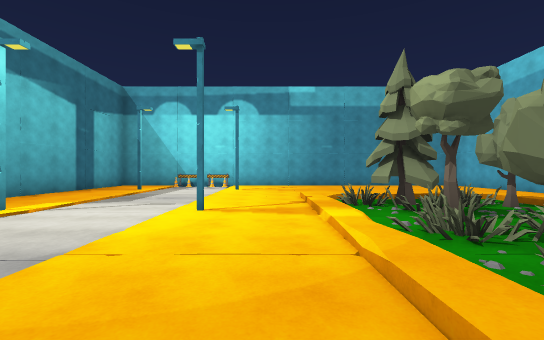
[1] (above)

20 first-person views from a walk through a Unity game level. The camera is 1.4 m above the floor, looks level and sees 90° across. Doors are open. The floor is counted in squares, 2 m on a side. Each view is taken from the middle of a square. On the plan, view 1 faces up. The plan holds only what a view shows up to about 9 squares ahead; the rest is blank. The place goes on beyond the plan. Some animated figures are left out.

[2]
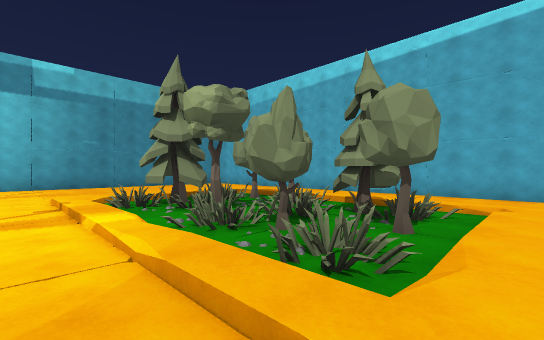

[3]
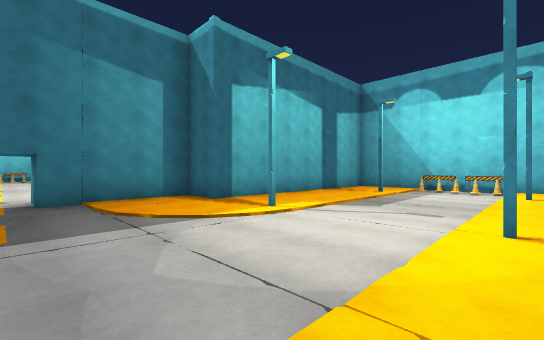

[4]
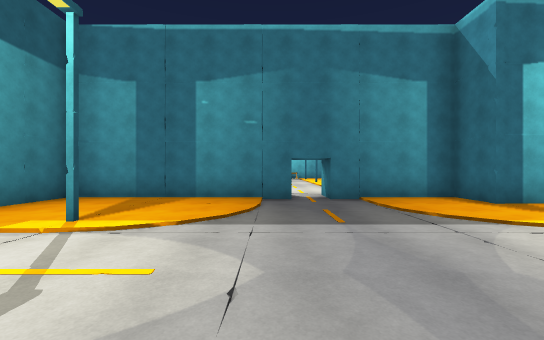

[5]
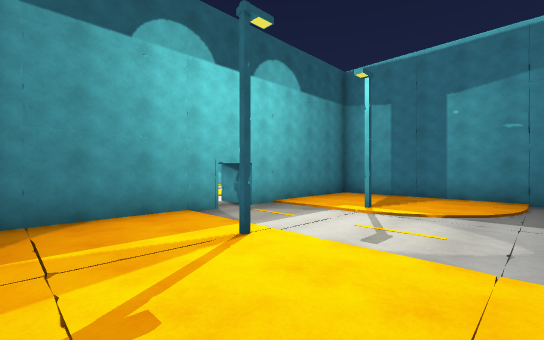

[6]
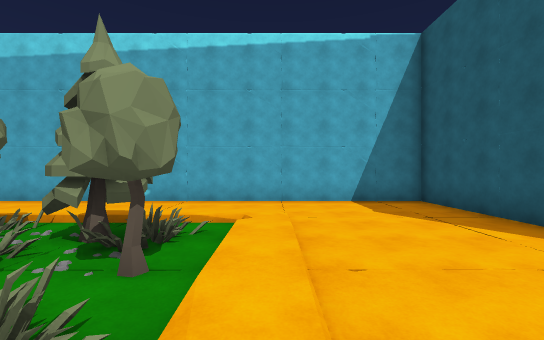

[7]
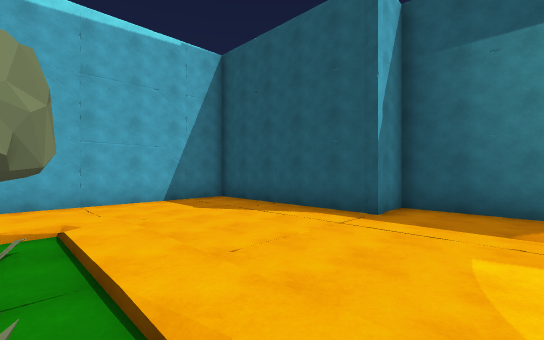

[8]
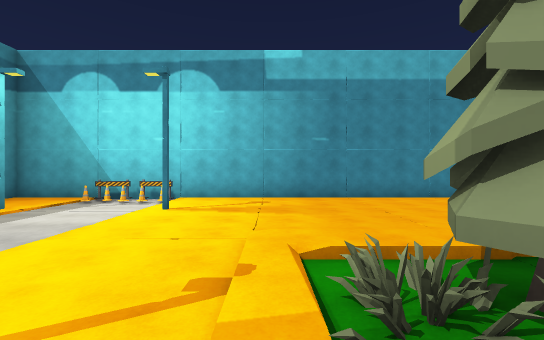

[9]
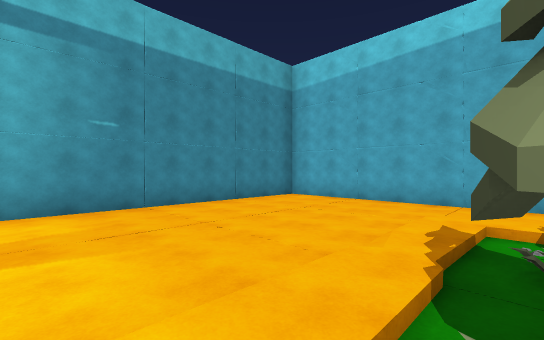

[10]
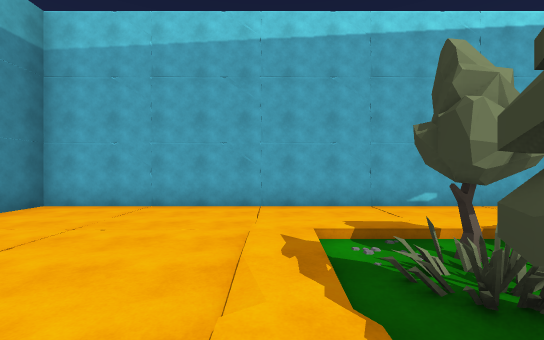

[11]
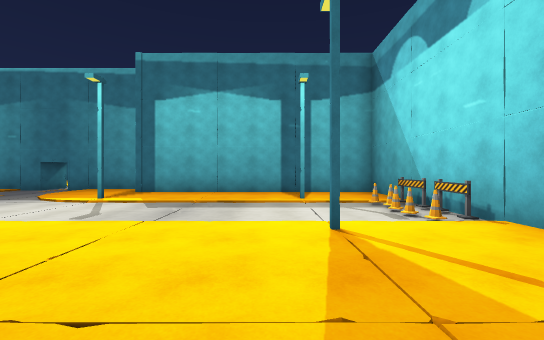

[12]
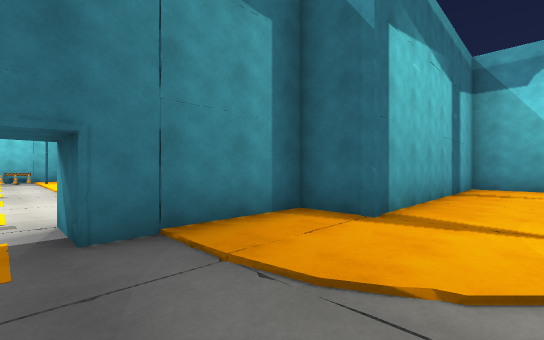

[13]
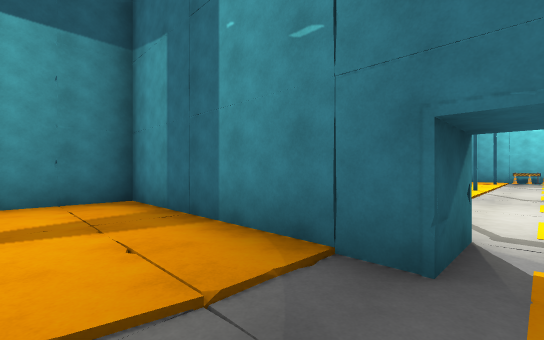

[14]
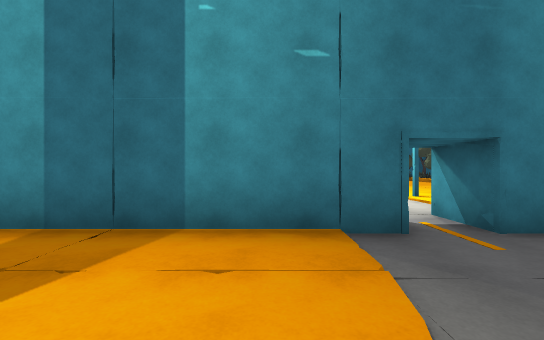

[15]
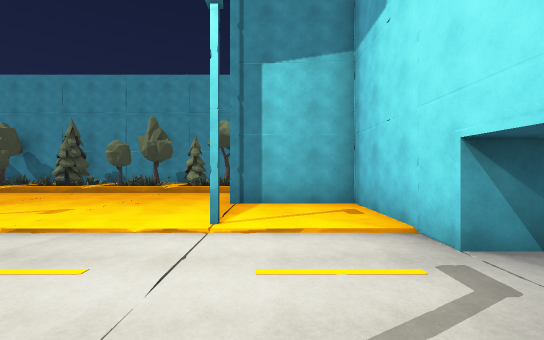

[16]
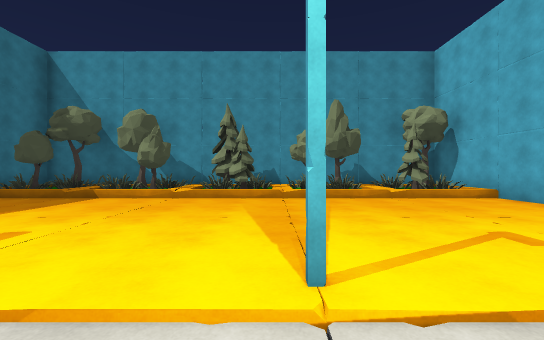

[17]
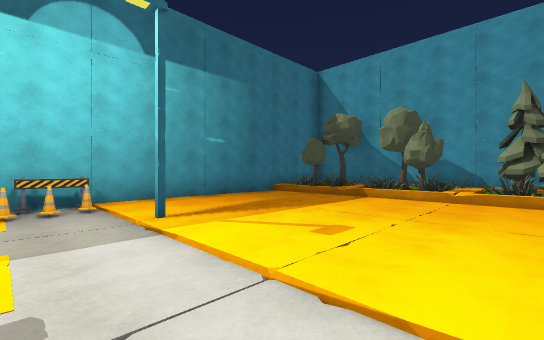

[18]
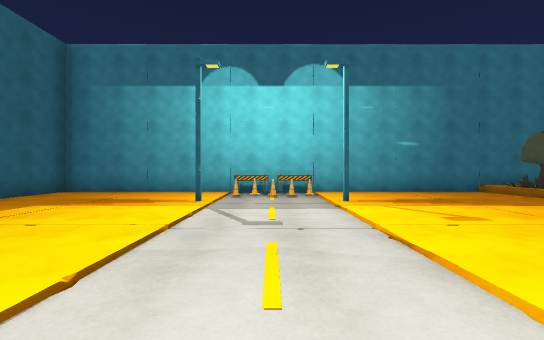

[19]
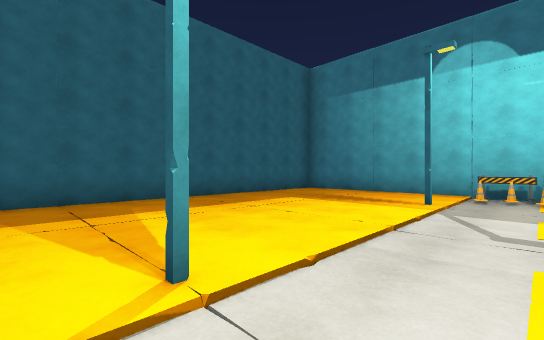

[20]
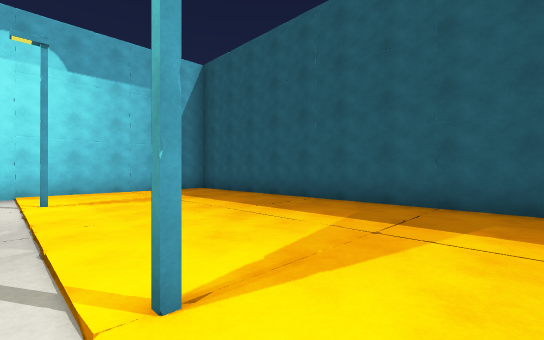

### Floor plan
Key: @ floor where view 1 was taken; # wall or solid block; . main floor; : floor 0.25 m higher than the main floor; / step, stairs or slope; T tree; L lamp; B barrier; C cone; O other object.
Columns run from 25 left of view 1 to 9 right of it. Each row starts with its distance up from view 1.
 13                   ####  ###########
 12                   #..#BB..........#
 11                   #..OOC..........#
 10  ##############   #.L...L.........#
  9  #TOT#TT##T#T/#   #...............#
  8 ##TO:TOTTT:TT/#   #......././../..#
  7 #.O//////O////#   #.......//////..#
  6 #.............#   #......./TT.//..#
  5 #.............#####.L...L./TTTT...#
  4 #...............##......../TOTO...#
  3 #..L../.L....L..##...../../TOTO/..#
  2  BC.../..../....##...../../O.TT/..#
  1  #C......................./.T.//..#
  0  BO.............##.......@//////..#
 -1 #..L....L....L..##.......././.....#
 -2 #...............##...../..........#
 -3 #...............##..L../L.........#
 -4 #............... #...........######
 -5 #............... #...........#
 -6 ################ #####.#######

Where each view was taken, in squares from view 1:
view 1: 0 up, 0 right, facing up
view 2: 0 up, 0 right, facing up-right
view 3: 1 up, 1 left, facing up-left
view 4: 0 up, 1 left, facing left
view 5: 0 up, 1 right, facing down-left
view 6: 0 up, 1 right, facing right
view 7: 1 up, 1 right, facing down-right
view 8: 4 up, 1 right, facing up
view 9: 6 up, 1 right, facing up-right
view 10: 7 up, 2 right, facing right
view 11: 9 up, 2 right, facing left
view 12: 1 up, 5 left, facing up-left
view 13: 1 up, 6 left, facing down-left
view 14: 1 down, 5 left, facing left
view 15: 1 down, 11 left, facing up
view 16: 1 up, 17 left, facing up
view 17: 1 up, 18 left, facing up-left
view 18: 1 up, 16 left, facing left
view 19: 1 up, 16 left, facing down-left
view 20: 0 up, 18 left, facing down-right
